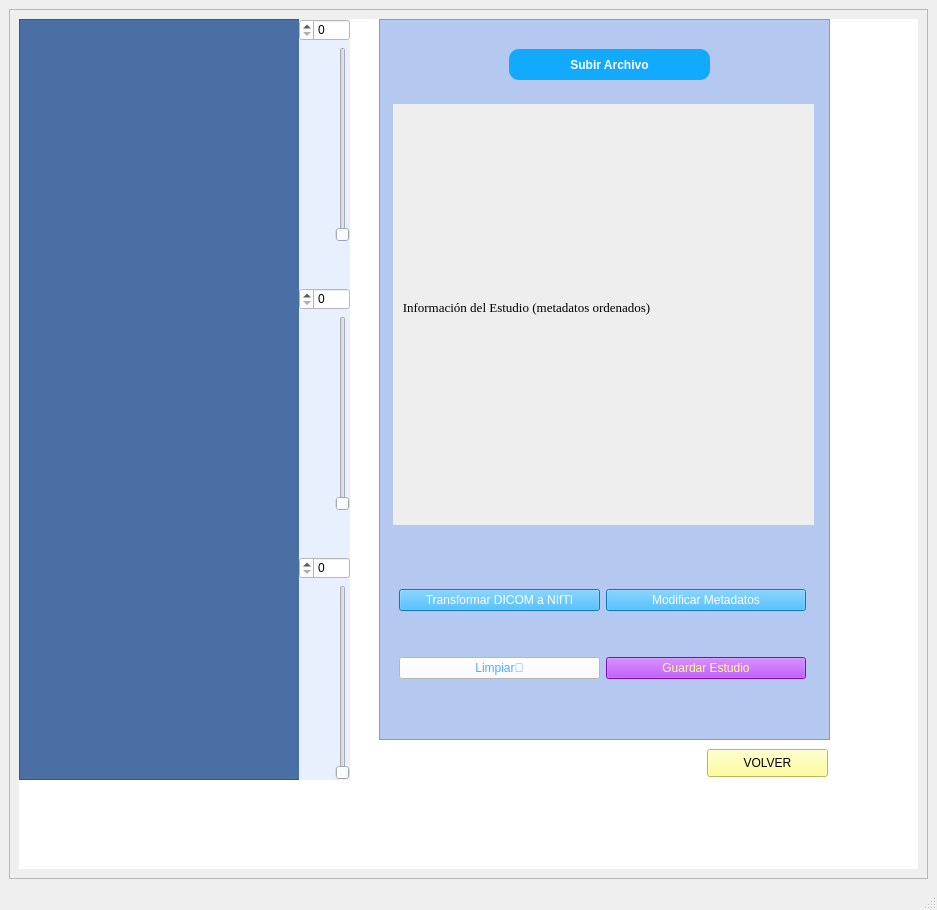
<?xml version="1.0" encoding="UTF-8"?>
<ui version="4.0">
 <class>MainWindow</class>
 <widget class="QMainWindow" name="MainWindow">
  <property name="geometry">
   <rect>
    <x>0</x>
    <y>0</y>
    <width>937</width>
    <height>910</height>
   </rect>
  </property>
  <property name="windowTitle">
   <string>MainWindow</string>
  </property>
  <widget class="QWidget" name="centralwidget">
   <layout class="QHBoxLayout" name="horizontalLayout">
    <item>
     <widget class="QFrame" name="frame_fondo">
      <property name="frameShape">
       <enum>QFrame::StyledPanel</enum>
      </property>
      <property name="frameShadow">
       <enum>QFrame::Raised</enum>
      </property>
      <layout class="QHBoxLayout" name="horizontalLayout_3">
       <item>
        <layout class="QHBoxLayout" name="horizontalLayout_2">
         <item>
          <widget class="QWidget" name="widget_contenedor" native="true">
           <property name="styleSheet">
            <string notr="true">background-color: rgb(255, 255, 255);</string>
           </property>
           <widget class="QFrame" name="frame_planos">
            <property name="geometry">
             <rect>
              <x>0</x>
              <y>0</y>
              <width>281</width>
              <height>761</height>
             </rect>
            </property>
            <property name="styleSheet">
             <string notr="true">background-color: rgb(74, 111, 165);</string>
            </property>
            <property name="frameShape">
             <enum>QFrame::StyledPanel</enum>
            </property>
            <property name="frameShadow">
             <enum>QFrame::Raised</enum>
            </property>
            <layout class="QVBoxLayout" name="verticalLayout">
             <item>
              <widget class="QLabel" name="plano_Axial">
               <property name="font">
                <font>
                 <pointsize>14</pointsize>
                </font>
               </property>
               <property name="text">
                <string/>
               </property>
               <property name="alignment">
                <set>Qt::AlignCenter</set>
               </property>
              </widget>
             </item>
             <item>
              <widget class="QLabel" name="plano_Sagital">
               <property name="font">
                <font>
                 <pointsize>14</pointsize>
                </font>
               </property>
               <property name="text">
                <string/>
               </property>
               <property name="alignment">
                <set>Qt::AlignCenter</set>
               </property>
              </widget>
             </item>
             <item>
              <widget class="QLabel" name="plano_Coronal">
               <property name="font">
                <font>
                 <pointsize>14</pointsize>
                </font>
               </property>
               <property name="text">
                <string/>
               </property>
               <property name="alignment">
                <set>Qt::AlignCenter</set>
               </property>
              </widget>
             </item>
            </layout>
           </widget>
           <widget class="QWidget" name="widget_spinBoxes" native="true">
            <property name="geometry">
             <rect>
              <x>280</x>
              <y>0</y>
              <width>51</width>
              <height>761</height>
             </rect>
            </property>
            <property name="layoutDirection">
             <enum>Qt::RightToLeft</enum>
            </property>
            <property name="styleSheet">
             <string notr="true">background-color: rgb(225, 225, 225);
background-color: rgb(232, 240, 254);</string>
            </property>
            <layout class="QVBoxLayout" name="verticalLayout_2">
             <item>
              <widget class="QSpinBox" name="spinBox_Axial">
               <property name="autoFillBackground">
                <bool>false</bool>
               </property>
               <property name="styleSheet">
                <string notr="true">background-color: rgb(255, 255, 255);</string>
               </property>
              </widget>
             </item>
             <item>
              <widget class="QSlider" name="Slider_Axial">
               <property name="orientation">
                <enum>Qt::Vertical</enum>
               </property>
              </widget>
             </item>
             <item>
              <spacer name="verticalSpacer">
               <property name="orientation">
                <enum>Qt::Vertical</enum>
               </property>
               <property name="sizeType">
                <enum>QSizePolicy::Minimum</enum>
               </property>
               <property name="sizeHint" stdset="0">
                <size>
                 <width>20</width>
                 <height>40</height>
                </size>
               </property>
              </spacer>
             </item>
             <item>
              <widget class="QSpinBox" name="spinBox_Sagital">
               <property name="styleSheet">
                <string notr="true">background-color: rgb(255, 255, 255);</string>
               </property>
              </widget>
             </item>
             <item>
              <widget class="QSlider" name="Slider_Sagital">
               <property name="orientation">
                <enum>Qt::Vertical</enum>
               </property>
              </widget>
             </item>
             <item>
              <spacer name="verticalSpacer_2">
               <property name="orientation">
                <enum>Qt::Vertical</enum>
               </property>
               <property name="sizeType">
                <enum>QSizePolicy::Minimum</enum>
               </property>
               <property name="sizeHint" stdset="0">
                <size>
                 <width>20</width>
                 <height>40</height>
                </size>
               </property>
              </spacer>
             </item>
             <item>
              <widget class="QSpinBox" name="spinBox_Coronal">
               <property name="styleSheet">
                <string notr="true">background-color: rgb(255, 255, 255);</string>
               </property>
              </widget>
             </item>
             <item>
              <widget class="QSlider" name="Slider_Coronal">
               <property name="orientation">
                <enum>Qt::Vertical</enum>
               </property>
              </widget>
             </item>
            </layout>
           </widget>
           <widget class="QFrame" name="frame_Derecho">
            <property name="geometry">
             <rect>
              <x>360</x>
              <y>0</y>
              <width>451</width>
              <height>721</height>
             </rect>
            </property>
            <property name="styleSheet">
             <string notr="true">background-color: rgb(180, 200, 240);
</string>
            </property>
            <property name="frameShape">
             <enum>QFrame::StyledPanel</enum>
            </property>
            <property name="frameShadow">
             <enum>QFrame::Raised</enum>
            </property>
            <widget class="QPushButton" name="boton_SubirArchivo">
             <property name="geometry">
              <rect>
               <x>130</x>
               <y>30</y>
               <width>201</width>
               <height>31</height>
              </rect>
             </property>
             <property name="font">
              <font>
               <weight>75</weight>
               <bold>true</bold>
              </font>
             </property>
             <property name="styleSheet">
              <string notr="true">background-color: rgb(17, 170, 255);
;
color: rgb(255, 255, 255);

 border-radius: 10px; 
</string>
             </property>
             <property name="text">
              <string>Subir Archivo</string>
             </property>
            </widget>
            <widget class="QLabel" name="Info_Estudio">
             <property name="geometry">
              <rect>
               <x>14</x>
               <y>85</y>
               <width>421</width>
               <height>421</height>
              </rect>
             </property>
             <property name="font">
              <font>
               <family>Times New Roman</family>
               <pointsize>10</pointsize>
              </font>
             </property>
             <property name="styleSheet">
              <string notr="true">background-color: rgb(238, 238, 238);</string>
             </property>
             <property name="text">
              <string>   Información del Estudio (metadatos ordenados) 
 </string>
             </property>
             <property name="scaledContents">
              <bool>false</bool>
             </property>
             <property name="alignment">
              <set>Qt::AlignLeading|Qt::AlignLeft|Qt::AlignVCenter</set>
             </property>
             <property name="wordWrap">
              <bool>true</bool>
             </property>
            </widget>
            <widget class="QWidget" name="verticalLayoutWidget">
             <property name="geometry">
              <rect>
               <x>20</x>
               <y>530</y>
               <width>407</width>
               <height>171</height>
              </rect>
             </property>
             <layout class="QGridLayout" name="gridLayout">
              <item row="0" column="1">
               <widget class="QPushButton" name="boton_transf_dcm_nii">
                <property name="styleSheet">
                 <string notr="true">background-color: rgb(17, 170, 255);
;
color: rgb(255, 255, 255);</string>
                </property>
                <property name="text">
                 <string>Transformar DICOM a NIfTI</string>
                </property>
               </widget>
              </item>
              <item row="0" column="2">
               <widget class="QPushButton" name="boton_ModificarMetadatos">
                <property name="styleSheet">
                 <string notr="true">background-color: rgb(17, 170, 255);
;
color: rgb(255, 255, 255);</string>
                </property>
                <property name="text">
                 <string>Modificar Metadatos</string>
                </property>
               </widget>
              </item>
              <item row="1" column="1">
               <widget class="QPushButton" name="boton_Limpiar">
                <property name="styleSheet">
                 <string notr="true">background-color: rgb(255, 255, 255);
color: rgb(85, 170, 255);</string>
                </property>
                <property name="text">
                 <string>Limpiar🧹</string>
                </property>
               </widget>
              </item>
              <item row="1" column="2">
               <widget class="QPushButton" name="boton_GuardarEstudio">
                <property name="styleSheet">
                 <string notr="true">background-color: rgb(170, 17, 255);
;
color: rgb(255, 255, 127);</string>
                </property>
                <property name="text">
                 <string>Guardar Estudio</string>
                </property>
               </widget>
              </item>
             </layout>
            </widget>
           </widget>
           <widget class="QPushButton" name="boton_volver">
            <property name="geometry">
             <rect>
              <x>688</x>
              <y>730</y>
              <width>121</width>
              <height>28</height>
             </rect>
            </property>
            <property name="layoutDirection">
             <enum>Qt::LeftToRight</enum>
            </property>
            <property name="styleSheet">
             <string notr="true">background-color: rgb(255, 255, 127);</string>
            </property>
            <property name="text">
             <string>VOLVER</string>
            </property>
           </widget>
          </widget>
         </item>
        </layout>
       </item>
      </layout>
     </widget>
    </item>
   </layout>
  </widget>
  <widget class="QMenuBar" name="menubar">
   <property name="geometry">
    <rect>
     <x>0</x>
     <y>0</y>
     <width>937</width>
     <height>26</height>
    </rect>
   </property>
  </widget>
  <widget class="QStatusBar" name="statusbar"/>
 </widget>
 <resources>
  <include location="../../Desktop/UdeA 2025-1/Informatica _2_principal/Unidad4/prueba_img_ui/dummies.qrc"/>
 </resources>
 <connections/>
</ui>
